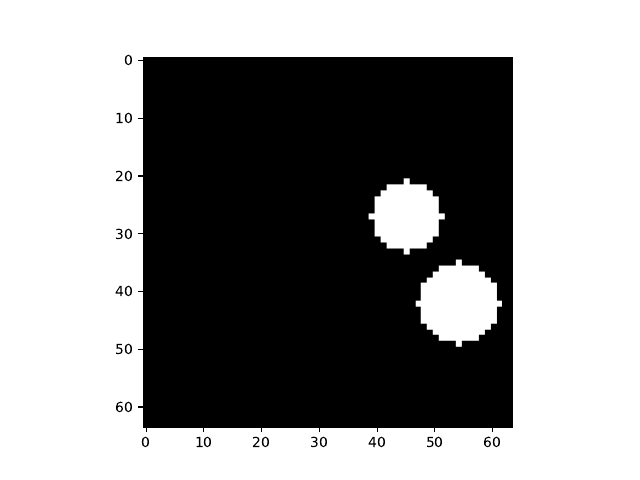

Write the Python code that produced this figure.
import torch
import matplotlib.pyplot as plt

dataset= torch.load("dataset.pt")

plt.imshow(dataset[0].squeeze(), cmap='gray')

plt.show()
print(dataset[0].squeeze().max())

#dataset = (dataset - dataset.min()) / (dataset.max() - dataset.min())  # Normalize to [0,1]
#dataset = dataset * 2 - 1  # Scale to [-1,1] for better tanh-like behavior
# Normalize each image individually to [-1, 1]
dataset = (dataset - dataset.amin(dim=(2, 3), keepdim=True)) / \
          (dataset.amax(dim=(2, 3), keepdim=True) - dataset.amin(dim=(2, 3), keepdim=True) + 1e-8)
dataset = dataset * 2 - 1

print(dataset.shape)
plt.imshow(dataset[0].squeeze(), cmap='gray')
print(dataset[0].squeeze().max())

plt.savefig("preview.pdf", format="pdf")
